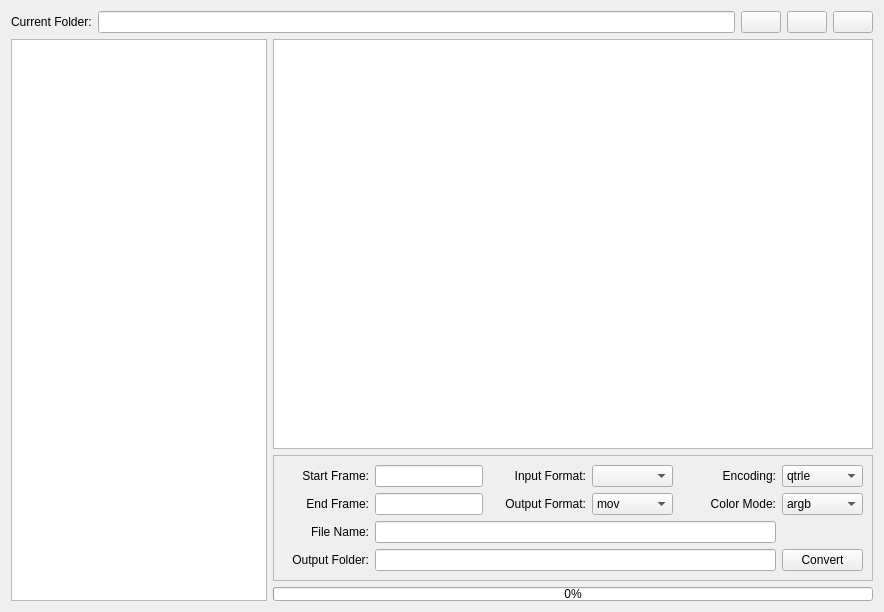
<?xml version="1.0" encoding="UTF-8"?>
<ui version="4.0">
 <class>Form</class>
 <widget class="QWidget" name="Form">
  <property name="geometry">
   <rect>
    <x>0</x>
    <y>0</y>
    <width>884</width>
    <height>612</height>
   </rect>
  </property>
  <property name="windowTitle">
   <string>Form</string>
  </property>
  <property name="styleSheet">
   <string notr="true"/>
  </property>
  <layout class="QGridLayout" name="gridLayout_2">
   <item row="0" column="0" colspan="2">
    <layout class="QHBoxLayout" name="horizontalLayout">
     <item>
      <widget class="QLabel" name="label">
       <property name="text">
        <string>Current Folder:</string>
       </property>
      </widget>
     </item>
     <item>
      <widget class="QLineEdit" name="currentFolder">
       <property name="clearButtonEnabled">
        <bool>true</bool>
       </property>
      </widget>
     </item>
     <item>
      <widget class="QPushButton" name="copyButton">
       <property name="text">
        <string/>
       </property>
      </widget>
     </item>
     <item>
      <widget class="QPushButton" name="upButton">
       <property name="text">
        <string/>
       </property>
      </widget>
     </item>
     <item>
      <widget class="QPushButton" name="goButton">
       <property name="text">
        <string/>
       </property>
      </widget>
     </item>
    </layout>
   </item>
   <item row="1" column="1">
    <widget class="QListView" name="listFiles">
     <property name="contextMenuPolicy">
      <enum>Qt::CustomContextMenu</enum>
     </property>
    </widget>
   </item>
   <item row="2" column="1">
    <widget class="QFrame" name="frame">
     <property name="enabled">
      <bool>true</bool>
     </property>
     <property name="frameShape">
      <enum>QFrame::StyledPanel</enum>
     </property>
     <property name="frameShadow">
      <enum>QFrame::Raised</enum>
     </property>
     <property name="lineWidth">
      <number>1</number>
     </property>
     <layout class="QGridLayout" name="gridLayout">
      <item row="1" column="5">
       <widget class="QComboBox" name="colorMode">
        <property name="sizePolicy">
         <sizepolicy hsizetype="Fixed" vsizetype="Fixed">
          <horstretch>0</horstretch>
          <verstretch>0</verstretch>
         </sizepolicy>
        </property>
        <property name="minimumSize">
         <size>
          <width>81</width>
          <height>0</height>
         </size>
        </property>
        <item>
         <property name="text">
          <string>argb</string>
         </property>
        </item>
        <item>
         <property name="text">
          <string>rgb24</string>
         </property>
        </item>
        <item>
         <property name="text">
          <string>yuv420p</string>
         </property>
        </item>
       </widget>
      </item>
      <item row="0" column="0">
       <widget class="QLabel" name="label_2">
        <property name="text">
         <string>Start Frame:</string>
        </property>
        <property name="alignment">
         <set>Qt::AlignRight|Qt::AlignTrailing|Qt::AlignVCenter</set>
        </property>
       </widget>
      </item>
      <item row="1" column="0">
       <widget class="QLabel" name="label_3">
        <property name="text">
         <string>End Frame:</string>
        </property>
        <property name="alignment">
         <set>Qt::AlignRight|Qt::AlignTrailing|Qt::AlignVCenter</set>
        </property>
       </widget>
      </item>
      <item row="1" column="1">
       <widget class="QLineEdit" name="endFrame">
        <property name="sizePolicy">
         <sizepolicy hsizetype="Fixed" vsizetype="Fixed">
          <horstretch>0</horstretch>
          <verstretch>0</verstretch>
         </sizepolicy>
        </property>
        <property name="minimumSize">
         <size>
          <width>81</width>
          <height>0</height>
         </size>
        </property>
       </widget>
      </item>
      <item row="3" column="1" colspan="4">
       <widget class="QLineEdit" name="outputFolder">
        <property name="minimumSize">
         <size>
          <width>401</width>
          <height>0</height>
         </size>
        </property>
        <property name="clearButtonEnabled">
         <bool>true</bool>
        </property>
       </widget>
      </item>
      <item row="1" column="3">
       <widget class="QComboBox" name="outputFormat">
        <property name="sizePolicy">
         <sizepolicy hsizetype="Fixed" vsizetype="Fixed">
          <horstretch>0</horstretch>
          <verstretch>0</verstretch>
         </sizepolicy>
        </property>
        <property name="minimumSize">
         <size>
          <width>81</width>
          <height>0</height>
         </size>
        </property>
        <item>
         <property name="text">
          <string>mov</string>
         </property>
        </item>
        <item>
         <property name="text">
          <string>mp4</string>
         </property>
        </item>
       </widget>
      </item>
      <item row="0" column="1">
       <widget class="QLineEdit" name="startFrame">
        <property name="sizePolicy">
         <sizepolicy hsizetype="Fixed" vsizetype="Fixed">
          <horstretch>0</horstretch>
          <verstretch>0</verstretch>
         </sizepolicy>
        </property>
        <property name="minimumSize">
         <size>
          <width>81</width>
          <height>0</height>
         </size>
        </property>
       </widget>
      </item>
      <item row="1" column="4">
       <widget class="QLabel" name="label_8">
        <property name="text">
         <string>Color Mode:</string>
        </property>
        <property name="alignment">
         <set>Qt::AlignRight|Qt::AlignTrailing|Qt::AlignVCenter</set>
        </property>
       </widget>
      </item>
      <item row="3" column="5">
       <widget class="QPushButton" name="convertButton">
        <property name="minimumSize">
         <size>
          <width>81</width>
          <height>0</height>
         </size>
        </property>
        <property name="text">
         <string>Convert</string>
        </property>
       </widget>
      </item>
      <item row="0" column="5">
       <widget class="QComboBox" name="encoding">
        <property name="sizePolicy">
         <sizepolicy hsizetype="Fixed" vsizetype="Fixed">
          <horstretch>0</horstretch>
          <verstretch>0</verstretch>
         </sizepolicy>
        </property>
        <property name="minimumSize">
         <size>
          <width>81</width>
          <height>0</height>
         </size>
        </property>
        <item>
         <property name="text">
          <string>qtrle</string>
         </property>
        </item>
        <item>
         <property name="text">
          <string>h264</string>
         </property>
        </item>
       </widget>
      </item>
      <item row="2" column="1" colspan="4">
       <widget class="QLineEdit" name="fileName">
        <property name="minimumSize">
         <size>
          <width>401</width>
          <height>0</height>
         </size>
        </property>
        <property name="clearButtonEnabled">
         <bool>true</bool>
        </property>
       </widget>
      </item>
      <item row="3" column="0">
       <widget class="QLabel" name="label_6">
        <property name="text">
         <string>Output Folder:</string>
        </property>
        <property name="alignment">
         <set>Qt::AlignRight|Qt::AlignTrailing|Qt::AlignVCenter</set>
        </property>
       </widget>
      </item>
      <item row="1" column="2">
       <widget class="QLabel" name="label_5">
        <property name="text">
         <string>Output Format:</string>
        </property>
        <property name="alignment">
         <set>Qt::AlignRight|Qt::AlignTrailing|Qt::AlignVCenter</set>
        </property>
       </widget>
      </item>
      <item row="0" column="4">
       <widget class="QLabel" name="label_7">
        <property name="text">
         <string>Encoding:</string>
        </property>
        <property name="alignment">
         <set>Qt::AlignRight|Qt::AlignTrailing|Qt::AlignVCenter</set>
        </property>
       </widget>
      </item>
      <item row="0" column="2">
       <widget class="QLabel" name="label_4">
        <property name="text">
         <string>Input Format:</string>
        </property>
        <property name="alignment">
         <set>Qt::AlignRight|Qt::AlignTrailing|Qt::AlignVCenter</set>
        </property>
       </widget>
      </item>
      <item row="2" column="0">
       <widget class="QLabel" name="label_9">
        <property name="text">
         <string>File Name:</string>
        </property>
        <property name="alignment">
         <set>Qt::AlignRight|Qt::AlignTrailing|Qt::AlignVCenter</set>
        </property>
       </widget>
      </item>
      <item row="0" column="3">
       <widget class="QComboBox" name="inputFormat">
        <property name="sizePolicy">
         <sizepolicy hsizetype="Fixed" vsizetype="Fixed">
          <horstretch>0</horstretch>
          <verstretch>0</verstretch>
         </sizepolicy>
        </property>
        <property name="minimumSize">
         <size>
          <width>81</width>
          <height>0</height>
         </size>
        </property>
       </widget>
      </item>
     </layout>
    </widget>
   </item>
   <item row="1" column="0" rowspan="3">
    <widget class="QTreeView" name="treeDirs">
     <property name="sizePolicy">
      <sizepolicy hsizetype="Preferred" vsizetype="Expanding">
       <horstretch>0</horstretch>
       <verstretch>0</verstretch>
      </sizepolicy>
     </property>
     <property name="minimumSize">
      <size>
       <width>256</width>
       <height>0</height>
      </size>
     </property>
     <property name="focusPolicy">
      <enum>Qt::NoFocus</enum>
     </property>
     <property name="contextMenuPolicy">
      <enum>Qt::CustomContextMenu</enum>
     </property>
     <property name="alternatingRowColors">
      <bool>false</bool>
     </property>
     <property name="textElideMode">
      <enum>Qt::ElideMiddle</enum>
     </property>
     <property name="uniformRowHeights">
      <bool>true</bool>
     </property>
     <property name="sortingEnabled">
      <bool>true</bool>
     </property>
    </widget>
   </item>
   <item row="3" column="1">
    <widget class="QProgressBar" name="progressBar">
     <property name="sizePolicy">
      <sizepolicy hsizetype="Expanding" vsizetype="Preferred">
       <horstretch>0</horstretch>
       <verstretch>0</verstretch>
      </sizepolicy>
     </property>
     <property name="maximumSize">
      <size>
       <width>16777215</width>
       <height>14</height>
      </size>
     </property>
     <property name="value">
      <number>0</number>
     </property>
    </widget>
   </item>
  </layout>
 </widget>
 <resources/>
 <connections/>
</ui>
